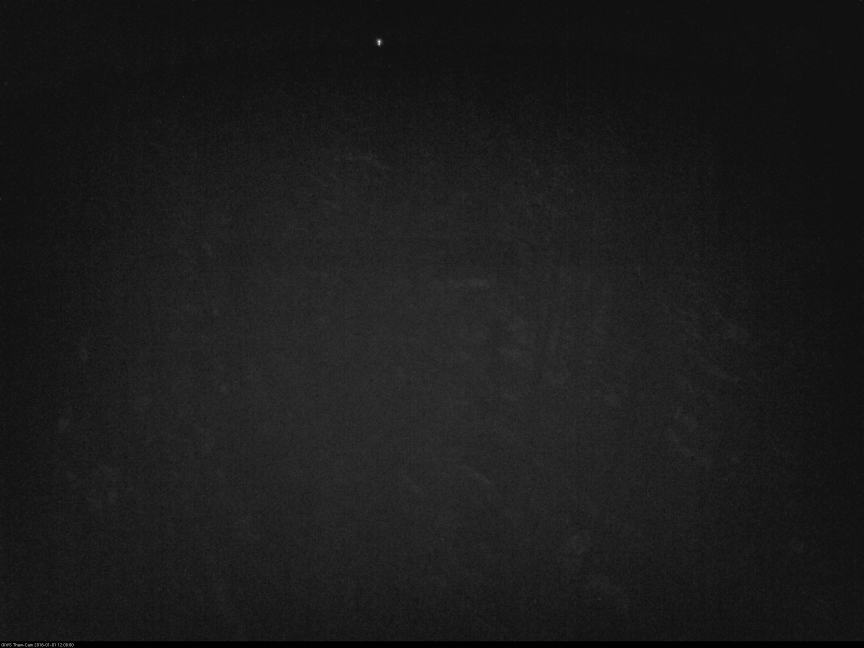
#> input picture images/canadaojp_2016_01_01_060000.jpg, 2592 x 1944 px (shown at 1/3 size)
$ python binary_entropy.py images
#> lines starting #> are read from the running program, lines starting #| are printed output that depends on the picture; after the words box and inside, x2 and y2 are one past the last pixel; in counts of white or black regions, pixels touching at a corner belong together
import sys
from pathlib import Path
import cv2
import matplotlib.pyplot as plt
import numpy as np
import pandas as pd


def entropy(labels, base=2):
    value, counts = np.unique(labels, return_counts=True)
    norm_counts = counts / counts.sum()
    return -(norm_counts * np.log(norm_counts)/np.log(base)).sum()


direc = Path(sys.argv[1])
images = []
entropy1 = []
entropy2 = []
for fp in direc.glob('*.jpg'):
    im = plt.imread(fp)
#> im is the input picture: shape (1944, 2592, 3); min 0, max 255, mean 27.2
    h, w, _ = im.shape
#> h = 1944; w = 2592
    im = cv2.resize(im, (w // 4, h // 4))
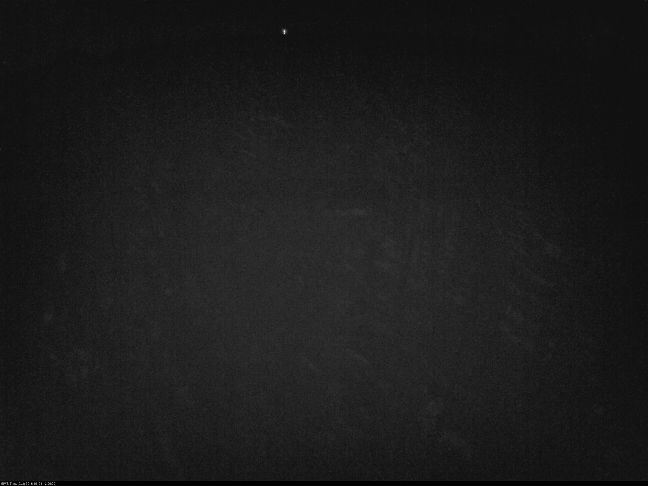
#> im: shape (486, 648, 3); min 0, max 245, mean 27.5
    gray = cv2.cvtColor(im, cv2.COLOR_BGR2GRAY)
    blur = cv2.blur(gray, (3, 3), 0)
    _, th = cv2.threshold(blur, 0, 255, cv2.THRESH_BINARY+cv2.THRESH_OTSU)
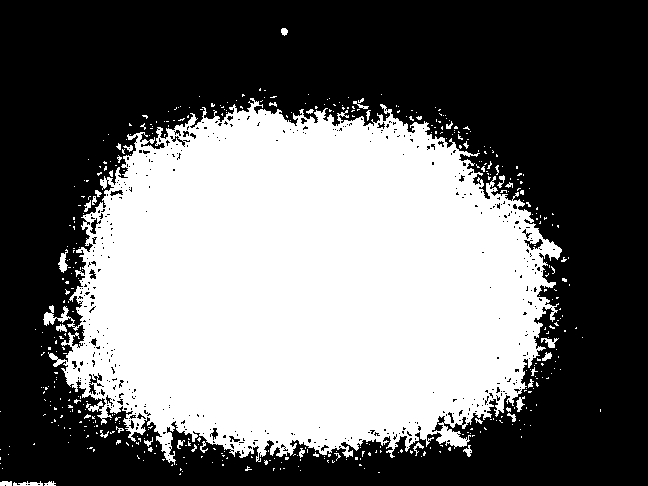
#> th: shape (486, 648); 43.1% white; 463 white regions (425 under 20 px), largest, box (x1, y1, x2, y2) and area: (43, 98, 562, 465) 132733, (58, 249, 68, 273) 124, (13, 481, 43, 486) 96
    images.append(fp.name)
    entropy1.append(entropy(th))
#> in entropy, `value, counts = np.unique(labels, return_counts=True)`: value = [0, 255]; counts = [179077, 135851]
#> in entropy, `norm_counts = counts / counts.sum()`: norm_counts = [0.569, 0.431]
    gray = gray[80:, :]
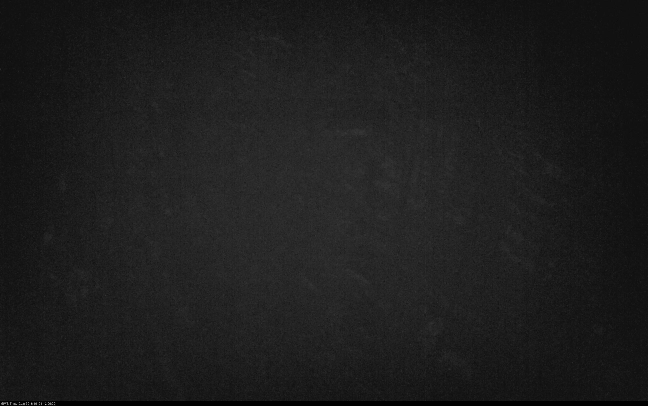
#> gray: shape (406, 648); min 0, max 193, mean 29.2
    blur = cv2.blur(gray, (3, 3), 0)
#> blur: shape (406, 648)
    _, th = cv2.threshold(blur, 0, 255, cv2.THRESH_BINARY+cv2.THRESH_OTSU)
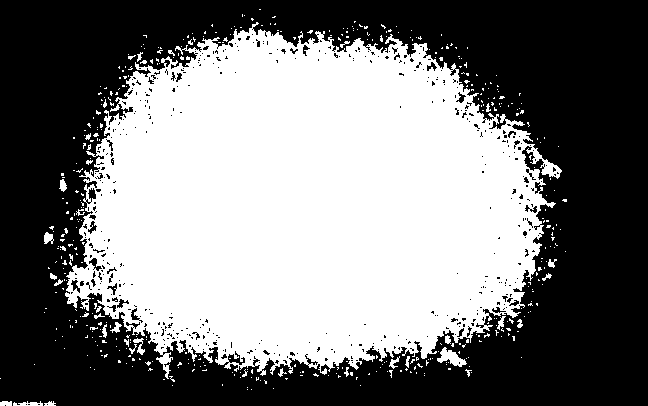
#> th: shape (406, 648); 47.9% white; 457 white regions (422 under 20 px), largest, box (x1, y1, x2, y2) and area: (65, 22, 562, 379) 122805, (437, 347, 467, 367) 279, (13, 401, 43, 406) 96
    entropy2.append(entropy(th))
#> pass 2 of the loop `for fp in direc.glob('*.jpg'):`:
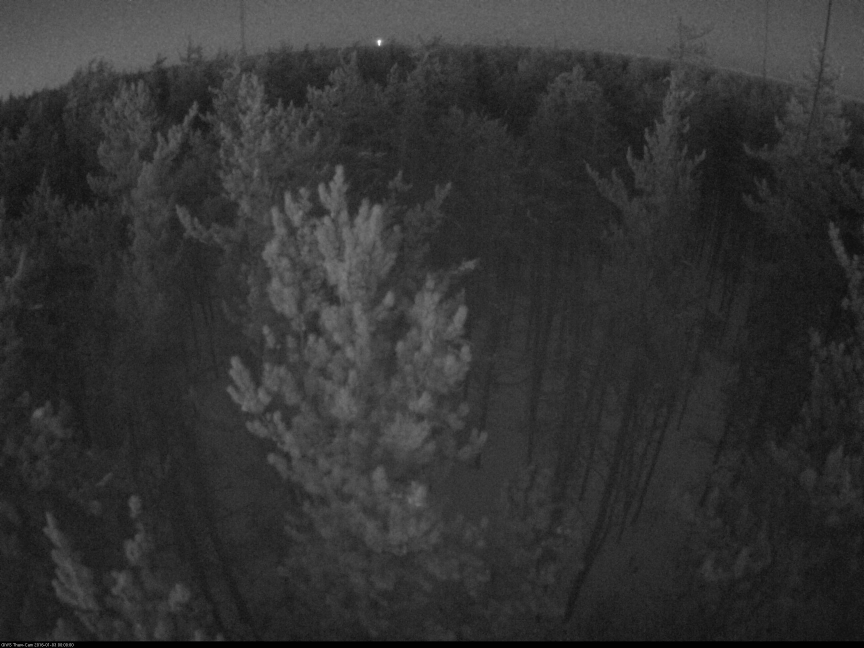
#> input picture images/canadaojp_2016_01_02_180000.jpg, 2592 x 1944 px (shown at 1/3 size)
#> im is the input picture: shape (1944, 2592, 3); min 0, max 255, mean 50.6
#> im: shape (486, 648, 3)
#> `_, th = cv2.threshold(blur, 0, 255, cv2.THRESH_BINARY+cv2.THRESH_OTSU)`:
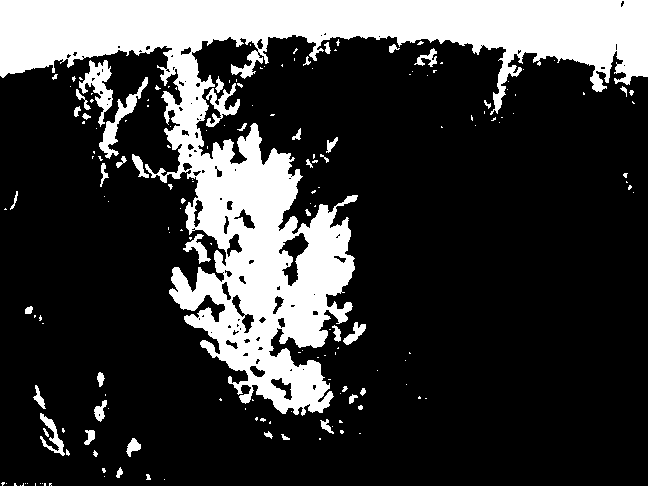
#> th: shape (486, 648); 22.9% white; 175 white regions (129 under 20 px), largest, box (x1, y1, x2, y2) and area: (0, 0, 648, 416) 65952, (79, 60, 113, 127) 905, (99, 77, 148, 159) 828
#> `_, th = cv2.threshold(blur, 0, 255, cv2.THRESH_BINARY+cv2.THRESH_OTSU)`:
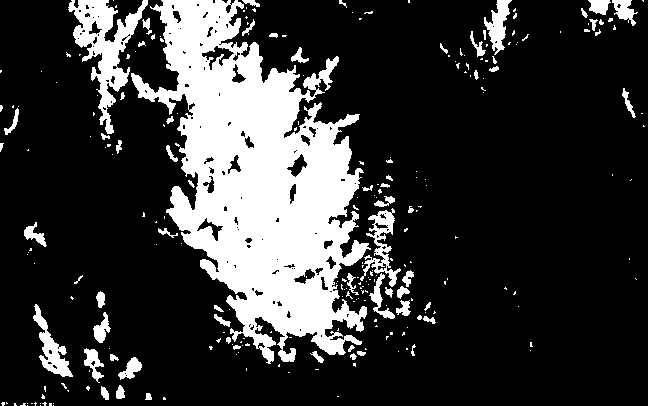
#> th: shape (406, 648); 21.1% white; 259 white regions (194 under 20 px), largest, box (x1, y1, x2, y2) and area: (131, 0, 371, 364) 43350, (68, 0, 148, 134) 3644, (360, 208, 401, 287) 1022

df = pd.DataFrame({
    'image': images,
    'entropy1': entropy1,
    'entropy2': entropy2
})
#> df = table of 2 rows and 3 columns

df.to_csv('results.csv')
